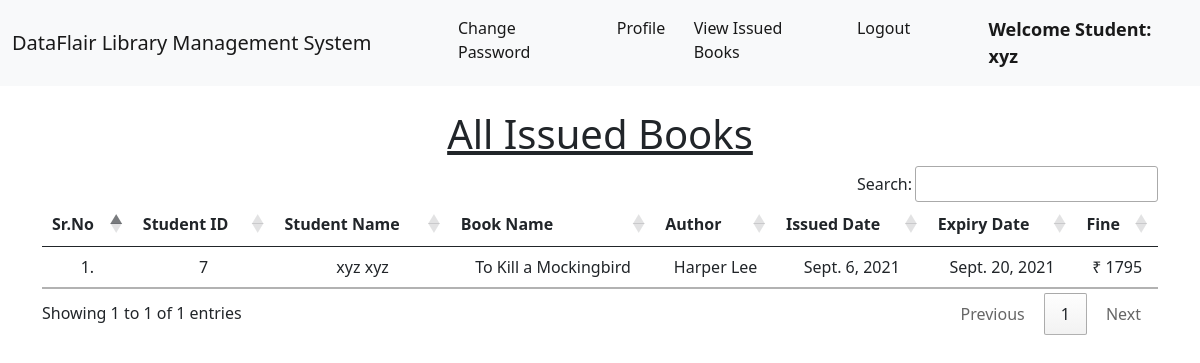
The app's page /student_issued_books/ (signed in) with its own data.
### library/models.py (models this page shows, shortened)
class Book(models.Model):
    name = models.CharField(max_length=200)
    author = models.CharField(max_length=200)
    isbn = models.PositiveIntegerField()
    category = models.CharField(max_length=50)

class IssuedBook(models.Model):
    student_id = models.CharField(max_length=100, blank=True)
    isbn = models.CharField(max_length=13)
    issued_date = models.DateField(auto_now=True)
    expiry_date = models.DateField(default=expiry)

### library/views.py (the view)
# urls.py: path("student_issued_books/", views.student_issued_books, name="student_issued_books"),
@login_required(login_url = '/student_login')
def student_issued_books(request):
    student = Student.objects.filter(user_id=request.user.id)
    issuedBooks = IssuedBook.objects.filter(student_id=student[0].user_id)
    li1 = []
    li2 = []
    for i in issuedBooks:
        books = Book.objects.filter(isbn=i.isbn)
        for book in books:
            t=(request.user.id, request.user.get_full_name, book.name,book.author)
            li1.append(t)
        days=(date.today()-i.issued_date)
        d=days.days
        fine=0
        if d>15:
            day=d-14
            fine=day*5
        t=(issuedBooks[0].issued_date, issuedBooks[0].expiry_date, fine)
        li2.append(t)
    return render(request,'student_issued_books.html',{'li1':li1, 'li2':li2})

### library/templates/student_issued_books.html (shortened to what this page needs)
{% extends 'student_navbar.html' %}
{% load static %}
{% block body %}
<div class="container mt-4">
    <h1 class="text-center"><u>All Issued Books</u></h1>
    <table class="table table-hover" id="example">
        <thead>
            <tr class="text-center">
                <th>Sr.No</th>
                <th>Student ID</th>
                <th>Student Name</th>
                <th>Book Name</th>
                <th>Author</th>
                <th>Issued Date</th>
                <th>Expiry Date</th>
                <th>Fine</th>
            </tr>
        </thead>
        <tbody>
            {% for i in li1 %}
            <tr class="text-center">
                <td>{{forloop.counter}}.</td>
                <td>{{i.0}}</td>
                <td>{{i.1}}</td>
                <td>{{i.2}}</td>
                <td>{{i.3}}</td>
                {% endfor %}
                {% for i in li2 %}
                <td>{{i.0}}</td>
                <td>{{i.1}}</td>
                <td>₹ {{i.2}}</td>
            </tr>
            {% endfor %}
        </tbody>
    </table>
    </div>
{% endblock %}

### library/templates/student_navbar.html (shortened to what this page needs)
<!doctype html>
<html lang="en">
  <head>
    <link href="https://cdn.jsdelivr.net/npm/bootstrap@5.1.0/dist/css/bootstrap.min.css" rel="stylesheet">
    <link rel="stylesheet" href="https://cdn.datatables.net/1.10.25/css/jquery.dataTables.min.css">
    <link rel="stylesheet" href="https://cdn.datatables.net/buttons/1.7.1/css/buttons.dataTables.min.css">
  </head>
  <body>
    <nav class="navbar navbar-expand-lg navbar-light bg-light sticky-top">
        <div class="container-fluid">
          <a class="navbar-brand" href="#">DataFlair Library Management System</a>
          <div class="collapse navbar-collapse" id="navbarSupportedContent">
            <ul class="navbar-nav me-auto mb-2 mb-lg-0">
              <li class="nav-item">
                <a class="nav-link active" aria-current="page" href="/change_password/">Change Password</a>
              </li>
              <li class="nav-item">
                <a class="nav-link active" aria-current="page" href="/profile/">Profile</a>
              </li>
              <li class="nav-item">
                <a class="nav-link active" aria-current="page" href="/student_issued_books/">View Issued Books</a>
              </li>
              <li class="nav-item">
                <a class="nav-link active" aria-current="page" href="/logout/">Logout</a>
              </li>
              <li class="nav-item">
                <a style="font-weight:600; font-family:'Segoe UI', Tahoma, Geneva, Verdana, sans-serif; font-size: large;" class="nav-link active" href="#">Welcome Student: {{request.user}}</a>
              </li>
            </ul>
          </div>
        </div>
      </nav>
      {% block body %}
      {% endblock %}
  </body>
</html>

### records on screen
Book: name "To Kill a Mockingbird", author "Harper Lee"
IssuedBook: issued_date "Sept. 6, 2021", expiry_date "Sept. 20, 2021"

### other values on screen
{{ request.user }} "xyz"
{{ i.0 }} "7"
{{ i.1 }} "xyz xyz"
{{ i.2 }} "1795"
